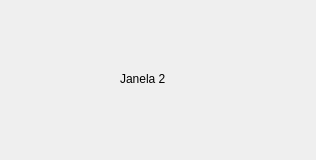
<?xml version="1.0" encoding="UTF-8"?>
<ui version="4.0">
 <class>Janela2</class>
 <widget class="QDialog" name="Janela2">
  <property name="geometry">
   <rect>
    <x>0</x>
    <y>0</y>
    <width>316</width>
    <height>160</height>
   </rect>
  </property>
  <property name="windowTitle">
   <string>Dialog</string>
  </property>
  <widget class="QLabel" name="label">
   <property name="geometry">
    <rect>
     <x>120</x>
     <y>70</y>
     <width>58</width>
     <height>18</height>
    </rect>
   </property>
   <property name="text">
    <string>&lt;html&gt;&lt;head/&gt;&lt;body&gt;&lt;p&gt;Janela 2&lt;/p&gt;&lt;/body&gt;&lt;/html&gt;</string>
   </property>
  </widget>
 </widget>
 <resources/>
 <connections/>
</ui>
